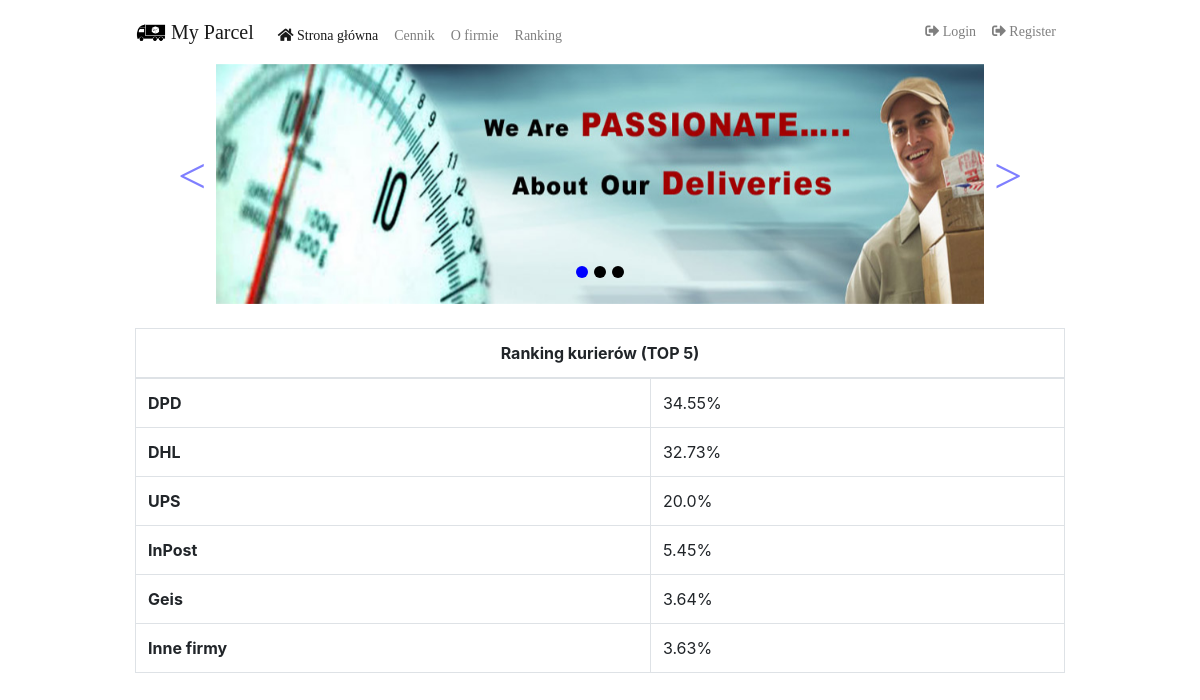
The app's page /courier-ranking/ with its own data.
### order/models.py (models this page shows, shortened)
class Courier(models.Model):
    name = models.CharField(max_length=250)

### order/views.py (the view)
# urls.py: path('courier-ranking/', views.CourierRankingView.as_view(), name='ranking'),
class CourierRankingView(generic.TemplateView):
    template_name = 'order/courier_ranking.html'
    def get_context_data(self, **kwargs):
        context = super(CourierRankingView, self).get_context_data(**kwargs)
        context['top'] = list(
            Order.objects.all().values('courier__name').annotate(total=Count('courier')).order_by('-total')[:5])
        all_couriers = Order.objects.all().count()
        for i in range(len(context['top'])):
            context['top'][i]['total'] /= all_couriers
            context['top'][i]['total'] *= 100
            context['top'][i]['total'] = round(context['top'][i]['total'], 2)
        context['top'].append(
            {'courier__name': 'Inne firmy', 'total': round(100 - sum(list(d['total'] for d in context['top'])), 2)})
        return context

### order/templates/order/courier_ranking.html (shortened to what this page needs)
{% extends 'order/base.html' %}
{% block body %}
    <div class="wrapper">
        <div class="container-fluid">
            <div class="row">
                <div class="col-lg-12">
                    <br>
                    <table class="table  table-bordered">
                        <thead>
                        <tr>
                            <th colspan="2" scope="col" class="text-center">Ranking kurierów (TOP 5)</th>
                        </tr>
                        </thead>
                        <tbody>
                        {% for value in top %}
                            <tr>
                                <td><strong>{{ value.courier__name }}</strong></td>
                                <td>{{ value.total }}%</td>
                            </tr>
                        {% endfor %}
                        </tbody>
                    </table>
                </div>
            </div>
            <div class="text-center">
                <div id="piechart" style="width: 900px; height: 500px;"></div>
            </div>
        </div>
    </div>
{% endblock %}

### records on screen
Courier: courier__name "DPD", total "34.55"
Courier: courier__name "DHL", total "32.73"
Courier: courier__name "UPS", total "20.0"
Courier: courier__name "InPost", total "5.45"
Courier: courier__name "Geis", total "3.64"

### other values on screen
{{ value.courier__name }} "Inne firmy"
{{ value.total }} "3.63"
